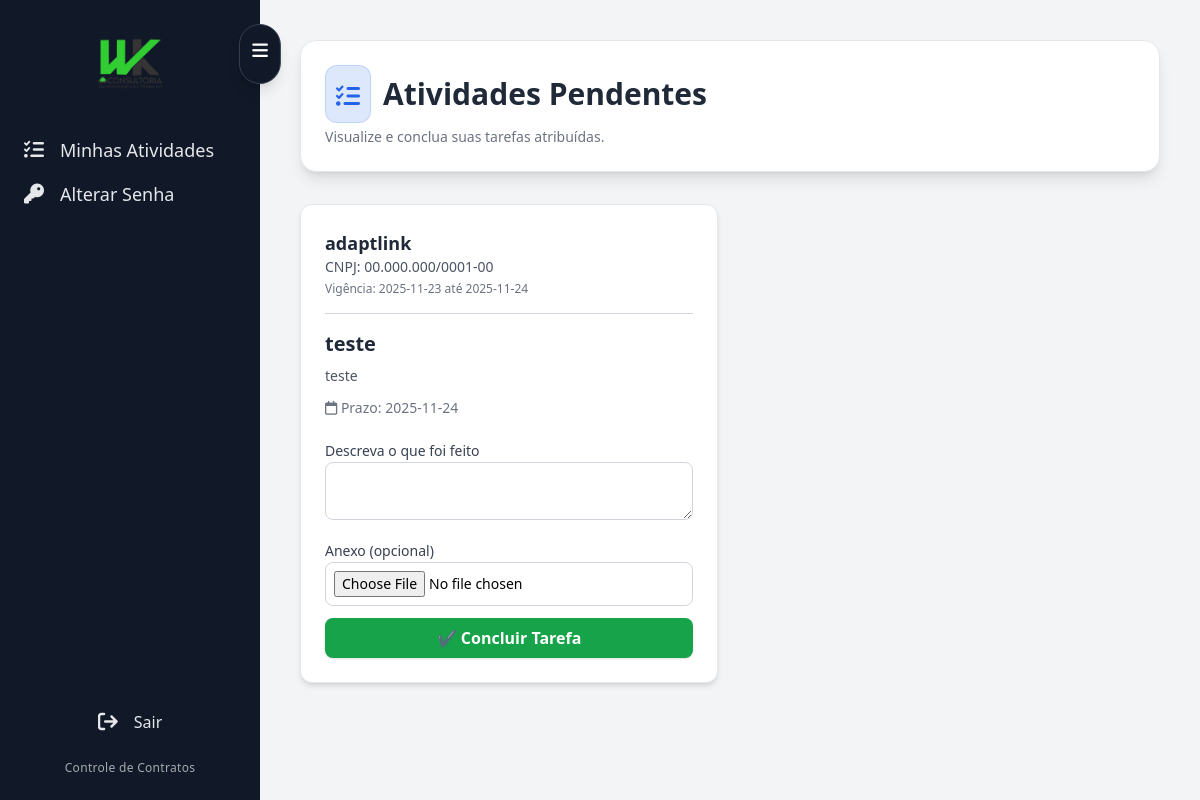
The app's page /painel-colaborador (signed in) with its own data.
### app.py (models this page shows)
class Task(db.Model):
    id = db.Column(db.Integer, primary_key=True)
    contract_id = db.Column(db.Integer, db.ForeignKey("contract.id"))
    title = db.Column(db.String(120))
    description = db.Column(db.Text)
    due_date = db.Column(db.String(20))
    priority = db.Column(db.String(20), default="Normal")
    status = db.Column(db.String(20), default="pendente")
    contract = db.relationship("Contract")

class Company(db.Model):
    id = db.Column(db.Integer, primary_key=True)
    name = db.Column(db.String(120))
    cnpj = db.Column(db.String(20))
    created_at = db.Column(db.DateTime, default=datetime.utcnow)
    active = db.Column(db.Boolean, default=True)

class Contract(db.Model):
    id = db.Column(db.Integer, primary_key=True)
    company_id = db.Column(db.Integer, db.ForeignKey("company.id"))
    description = db.Column(db.Text)
    start_date = db.Column(db.String(20))
    end_date = db.Column(db.String(20))
    active = db.Column(db.Boolean, default=True)
    company = db.relationship("Company")

### app.py (the view)
@app.route("/painel-colaborador")
@login_required
def painel_colaborador():
    if current_user.role != "colaborador":
        return redirect("/")
    tarefas = Task.query.filter_by(status="pendente").order_by(Task.id.desc()).all()
    return render_template("painel_colaborador.html", tarefas=tarefas)

### app.py (called while the page is built, shortened)
@login_manager.user_loader
def load_user(user_id):
    return User.query.get(int(user_id))

@app.before_request
def criar_admin_automatico():
    admin = User.query.filter_by(email="admin@admin.com").first()

### templates/painel_colaborador.html
{% extends "base.html" %}
{% block content %}
<section class="mb-8">
  <div class="relative overflow-hidden rounded-2xl p-6 shadow-lg border border-gray-200 bg-white">
    <div class="relative z-10">
      <h1 class="text-3xl font-bold text-gray-800 flex items-center gap-3 mb-1">
        <span class="p-2.5 bg-blue-600/15 rounded-xl border border-blue-500/20">
          <i class="fa-solid fa-list-check text-blue-600 text-2xl"></i>
        </span>
        Atividades Pendentes
      </h1>
      <p class="text-gray-500 text-sm">
        Visualize e conclua suas tarefas atribuídas.
      </p>
    </div>
  </div>
</section>
{% if tarefas %}
<div class="grid grid-cols-1 md:grid-cols-2 xl:grid-cols-3 gap-6">
  {% for t in tarefas %}
  <div class="bg-white shadow-md rounded-xl p-6 border border-gray-200 hover:shadow-lg transition">
    <h2 class="text-lg font-bold text-gray-800">
      {{ t.contract.company.name }}
    </h2>
    <p class="text-sm text-gray-600">CNPJ: {{ t.contract.company.cnpj }}</p>
    <p class="text-xs text-gray-500 mt-1">
      Vigência: {{ t.contract.start_date }} até {{ t.contract.end_date }}
    </p>
    <hr class="my-4 border-gray-300">
    <h3 class="text-xl font-semibold text-gray-800">{{ t.title }}</h3>
    <p class="text-gray-600 mt-2 text-sm">
      {{ t.description or "Sem descrição" }}
    </p>
    <p class="mt-3 text-sm text-gray-500">
      <i class="fa-regular fa-calendar"></i>
      Prazo: {{ t.due_date }}
    </p>
    <form action="/task/complete/{{ t.id }}"
          method="POST"
          enctype="multipart/form-data"
          class="mt-5 space-y-3">
      <div>
        <label class="text-gray-700 text-sm font-medium">Descreva o que foi feito</label>
        <textarea name="note" required
          class="w-full border border-gray-300 rounded-lg p-2 text-sm focus:ring focus:ring-blue-200"></textarea>
      </div>
      <div>
        <label class="text-gray-700 text-sm font-medium">Anexo (opcional)</label>
        <input type="file" name="file"
          class="w-full border border-gray-300 rounded-lg p-2 text-sm cursor-pointer">
      </div>
      <button class="w-full bg-green-600 hover:bg-green-700 text-white rounded-lg py-2 font-semibold shadow">
        ✔️ Concluir Tarefa
      </button>
    </form>
  </div>
  {% endfor %}
</div>
{% else %}
<p class="text-center text-gray-500 mt-10 text-lg">
  Nenhuma atividade pendente no momento.
</p>
{% endif %}
{% endblock %}

### records on screen
Task: contract.company.name "adaptlink", contract.company.cnpj "00.000.000/0001-00", contract.start_date "2025-11-23", contract.end_date "2025-11-24", title "teste", description "teste", due_date "2025-11-24"
